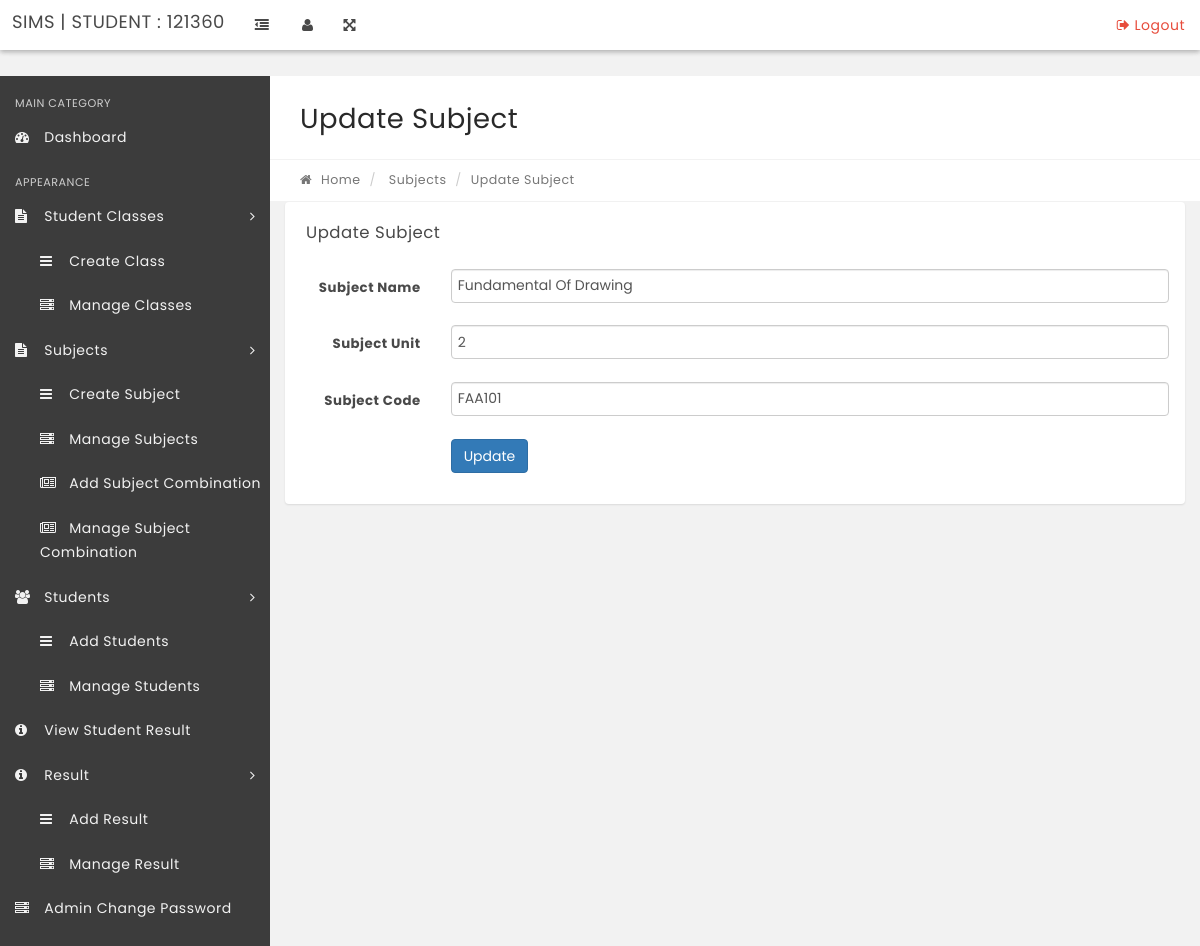
The page /admin/edit-subject.php?subjectid=15 (signed in) on the database its author committed.
### tables this page shows
CREATE TABLE IF NOT EXISTS `tblsubjects` (
  `id` int(11) NOT NULL AUTO_INCREMENT,
  `SubjectName` varchar(100) NOT NULL,
  `SubjectCode` varchar(100) NOT NULL,
  `SubjectUnit` varchar(2) NOT NULL,
  `Creationdate` timestamp NOT NULL DEFAULT CURRENT_TIMESTAMP,
  `UpdationDate` timestamp NOT NULL DEFAULT '0000-00-00 00:00:00' ON UPDATE CURRENT_TIMESTAMP,
  PRIMARY KEY (`id`)
);

### admin/edit-subject.php (the view, shortened to what this page needs)
<?php
include('includes/config.php');
if(strlen($_SESSION['alogin'])=="")
    {
    header("Location: index.php");
    }
    else{
?>
<!DOCTYPE html>
<html lang="en">
    <head>
        <link rel="stylesheet" href="css/bootstrap.min.css" media="screen" >
        <link rel="stylesheet" href="css/font-awesome.min.css" media="screen" >
        <link rel="stylesheet" href="css/animate-css/animate.min.css" media="screen" >
        <link rel="stylesheet" href="css/lobipanel/lobipanel.min.css" media="screen" >
        <link rel="stylesheet" href="css/prism/prism.css" media="screen" >
        <link rel="stylesheet" href="css/select2/select2.min.css" >
        <link rel="stylesheet" href="css/main.css" media="screen" >
    </head>
    <body class="top-navbar-fixed">
        <div class="main-wrapper">
  <?php include('includes/topbar.php');?>
            <div class="content-wrapper">
                <div class="content-container">
                   <?php include('includes/leftbar.php');?>
                    <div class="main-page">
                     <div class="container-fluid">
                            <div class="row page-title-div">
                                <div class="col-md-6">
                                    <h2 class="title">Update Subject</h2>
                                </div>
                            </div>
                            <div class="row breadcrumb-div">
                                <div class="col-md-6">
                                    <ul class="breadcrumb">
                                        <li><a href="dashboard.php"><i class="fa fa-home"></i> Home</a></li>
                                        <li> Subjects</li>
                                        <li class="active">Update Subject</li>
                                    </ul>
                                </div>
                            </div>
                        </div>
                        <div class="container-fluid">
                        <div class="row">
                                    <div class="col-md-12">
                                        <div class="panel">
                                            <div class="panel-heading">
                                                <div class="panel-title">
                                                    <h5>Update Subject</h5>
                                                </div>
                                            </div>
                                            <div class="panel-body">
                                                <form class="form-horizontal" method="post">
 <?php
$sid=intval($_GET['subjectid']);
$sql = "SELECT * from tblsubjects where id=:sid";
$query = $dbh->prepare($sql);
$query->bindParam(':sid',$sid,PDO::PARAM_STR);
$query->execute();
$results=$query->fetchAll(PDO::FETCH_OBJ);
if($query->rowCount() > 0)
{
foreach($results as $result)
{   ?>
                                                    <div class="form-group">
                                                        <label for="default" class="col-sm-2 control-label">Subject Name</label>
                                                        <div class="col-sm-10">
 <input type="text" name="subjectname" value="<?php echo htmlentities($result->SubjectName);?>" class="form-control" id="default" placeholder="Subject Name" required="required">
                                                        </div>
                                                    </div>
                                                     <div class="form-group">
                                                        <label for="default" class="col-sm-2 control-label">Subject Unit</label>
                                                        <div class="col-sm-10">
 <input type="text" name="subjectunit" value="<?php echo htmlentities($result->SubjectUnit);?>" class="form-control" id="default" placeholder="Subject Unit" required="required">
                                                        </div>
                                                    </div>
<div class="form-group">
                                                        <label for="default" class="col-sm-2 control-label">Subject Code</label>
                                                        <div class="col-sm-10">
 <input type="text" name="subjectcode" class="form-control" value="<?php echo htmlentities($result->SubjectCode);?>"  id="default" placeholder="Subject Code" required="required">
                                                        </div>
                                                    </div>
                                                    <?php }} ?>
                                                    <div class="form-group">
                                                        <div class="col-sm-offset-2 col-sm-10">
                                                            <button type="submit" name="Update" class="btn btn-primary">Update</button>
                                                        </div>
                                                    </div>
                                                </form>
                                            </div>
                                        </div>
                                    </div>
                                </div>
                    </div>
                </div>
            </div>
        </div>
    </body>
</html>
<?PHP } ?>

### rows shown on the page
tblsubjects: subjectname "Fundamental Of Drawing", subjectunit "2", subjectcode "FAA101"

### other values the page prints
$_SESSION[userid] "121360"
